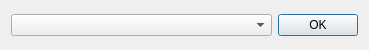
<?xml version="1.0" encoding="UTF-8"?>
<ui version="4.0">
 <class>PracticeListDialog</class>
 <widget class="QDialog" name="PracticeListDialog">
  <property name="geometry">
   <rect>
    <x>0</x>
    <y>0</y>
    <width>369</width>
    <height>50</height>
   </rect>
  </property>
  <property name="windowTitle">
   <string>PracticeListDialog</string>
  </property>
  <layout class="QHBoxLayout" name="horizontalLayout">
   <item>
    <widget class="QComboBox" name="comboBox">
     <property name="sizePolicy">
      <sizepolicy hsizetype="Expanding" vsizetype="Fixed">
       <horstretch>0</horstretch>
       <verstretch>0</verstretch>
      </sizepolicy>
     </property>
    </widget>
   </item>
   <item>
    <widget class="QPushButton" name="okButton">
     <property name="text">
      <string>OK</string>
     </property>
    </widget>
   </item>
  </layout>
 </widget>
 <layoutdefault spacing="6" margin="11"/>
 <resources/>
 <connections/>
</ui>
